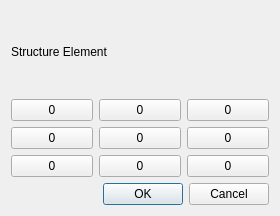
<?xml version="1.0" encoding="UTF-8"?>
<ui version="4.0">
 <class>DialogClosing</class>
 <widget class="QDialog" name="DialogClosing">
  <property name="geometry">
   <rect>
    <x>0</x>
    <y>0</y>
    <width>280</width>
    <height>216</height>
   </rect>
  </property>
  <property name="windowTitle">
   <string>Closing</string>
  </property>
  <layout class="QVBoxLayout" name="verticalLayout_2">
   <item>
    <layout class="QVBoxLayout" name="verticalLayout">
     <item>
      <widget class="QLabel" name="label">
       <property name="text">
        <string>Structure Element</string>
       </property>
      </widget>
     </item>
     <item>
      <layout class="QGridLayout" name="gridLayout">
       <item row="0" column="0">
        <widget class="QPushButton" name="pushButton00">
         <property name="text">
          <string>0</string>
         </property>
         <property name="checkable">
          <bool>true</bool>
         </property>
        </widget>
       </item>
       <item row="0" column="1">
        <widget class="QPushButton" name="pushButton01">
         <property name="text">
          <string>0</string>
         </property>
         <property name="checkable">
          <bool>true</bool>
         </property>
        </widget>
       </item>
       <item row="0" column="2">
        <widget class="QPushButton" name="pushButton02">
         <property name="text">
          <string>0</string>
         </property>
         <property name="checkable">
          <bool>true</bool>
         </property>
        </widget>
       </item>
       <item row="1" column="0">
        <widget class="QPushButton" name="pushButton10">
         <property name="text">
          <string>0</string>
         </property>
         <property name="checkable">
          <bool>true</bool>
         </property>
        </widget>
       </item>
       <item row="1" column="1">
        <widget class="QPushButton" name="pushButton11">
         <property name="text">
          <string>0</string>
         </property>
         <property name="checkable">
          <bool>true</bool>
         </property>
        </widget>
       </item>
       <item row="1" column="2">
        <widget class="QPushButton" name="pushButton12">
         <property name="text">
          <string>0</string>
         </property>
         <property name="checkable">
          <bool>true</bool>
         </property>
        </widget>
       </item>
       <item row="2" column="0">
        <widget class="QPushButton" name="pushButton20">
         <property name="text">
          <string>0</string>
         </property>
         <property name="checkable">
          <bool>true</bool>
         </property>
        </widget>
       </item>
       <item row="2" column="1">
        <widget class="QPushButton" name="pushButton21">
         <property name="text">
          <string>0</string>
         </property>
         <property name="checkable">
          <bool>true</bool>
         </property>
        </widget>
       </item>
       <item row="2" column="2">
        <widget class="QPushButton" name="pushButton22">
         <property name="text">
          <string>0</string>
         </property>
         <property name="checkable">
          <bool>true</bool>
         </property>
        </widget>
       </item>
      </layout>
     </item>
     <item>
      <widget class="QDialogButtonBox" name="buttonBox">
       <property name="orientation">
        <enum>Qt::Horizontal</enum>
       </property>
       <property name="standardButtons">
        <set>QDialogButtonBox::Cancel|QDialogButtonBox::Ok</set>
       </property>
      </widget>
     </item>
    </layout>
   </item>
  </layout>
 </widget>
 <resources/>
 <connections>
  <connection>
   <sender>buttonBox</sender>
   <signal>accepted()</signal>
   <receiver>DialogClosing</receiver>
   <slot>accept()</slot>
   <hints>
    <hint type="sourcelabel">
     <x>248</x>
     <y>254</y>
    </hint>
    <hint type="destinationlabel">
     <x>157</x>
     <y>274</y>
    </hint>
   </hints>
  </connection>
  <connection>
   <sender>buttonBox</sender>
   <signal>rejected()</signal>
   <receiver>DialogClosing</receiver>
   <slot>reject()</slot>
   <hints>
    <hint type="sourcelabel">
     <x>316</x>
     <y>260</y>
    </hint>
    <hint type="destinationlabel">
     <x>286</x>
     <y>274</y>
    </hint>
   </hints>
  </connection>
 </connections>
</ui>
